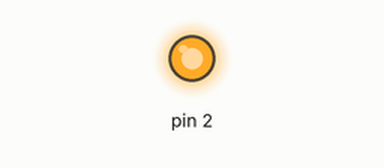
The sketch below on a simulated Arduino Uno, built with avr-gcc and run on an emulated ATmega328P. Shown: output pins drawn as LEDs (lit = HIGH).

Above: at 0.05 s.
Timing chart, 0 to 6.5 s (numbered marks = the images above):
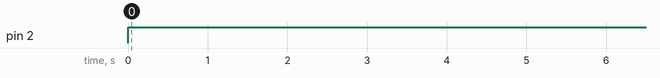

Measured:
- by itself, pin 2: LOW → HIGH at 0.00 s

The sketch:

ingenious_inari_jaagub1.ino
```cpp
// C++ code
//
void setup()
{
  pinMode(2, OUTPUT);
}

void loop()
{
  digitalWrite(2,1);
  delay(10000);
  digitalWrite(2,0);
}
```
